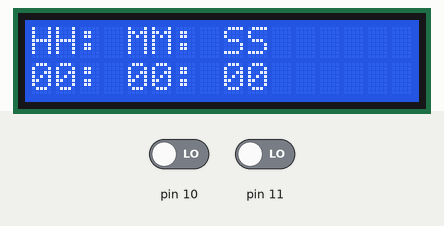
Bench run of a sketch on a simulated Arduino Uno, built with avr-gcc and run on an emulated ATmega328P. On the bench: 16×2 character LCD. The test bench sets the inputs (shaded band); at power-on: pin 10 LOW, pin 11 LOW. What the sketch prints to the serial monitor is not drawn.

Above: at 1.2 s.
1.3 s: pin 10 driven HIGH
At 2.4 s:
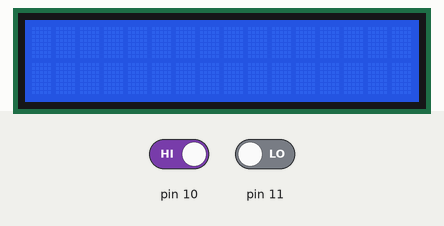
4.3 s: pin 10 driven LOW
5.8 s: pin 10 driven HIGH
At 6.5 s:
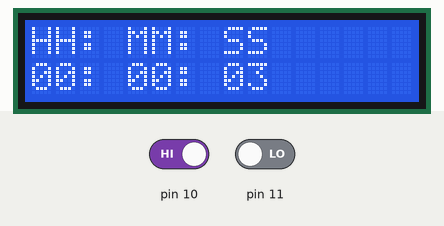
Timing chart, 0 to 8.8 s (numbered marks = the images above; inputs shaded):
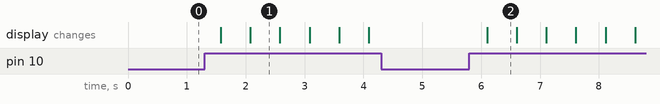

Measured:
- after the input at 1.3 s, the display: first changes after 0.27 s (image 1 shows a later state)
- after the input at 4.3 s, every drawn part: stays the same
- after the input at 5.8 s, the display: changes after 0.30 s (image 2)
- what the display in image 1 shows lasts 0.5 s, from 2.1 s to 2.6 s

The sketch:

code.ino
```cpp
#include <LiquidCrystal.h>

#define D4 4
#define D5 5
#define D6 6
#define D7 7
#define E 8
#define RS 9

LiquidCrystal LCD(RS, E, D4, D5, D6, D7);
int power=0;
int buttonState=0;
int buttonState2=0;
int seconds=0;
int minutes=0;
int hours=0;
void setup()
{
  Serial.begin(9600);
  pinMode(10,INPUT);
  pinMode(11,INPUT);
  LCD.begin(16,2);
}

void loop()
{
  buttonState=digitalRead(10);
  buttonState2=digitalRead(11);
  if(buttonState2==HIGH)
  {
    seconds=0;
    minutes=0;
    hours=0;
    power=0;
  }
  if(buttonState == HIGH)
  {
    if(power==0)
    {
     power=1;
    }
    else
    {
     power=0;
    }
    Serial.println(power);
  }
  if(power==1)
  {
    seconds++;
    if(seconds==60)
    {
      seconds=0;
      minutes++;
    }
    if(minutes==60)
    {
     hours++;
     minutes=0;
     seconds=0;
    }
  	LCD.setCursor(0,0);
    LCD.print("HH: MM: SS");
    LCD.setCursor(0,1);
    if(seconds<10 && minutes<10 && hours<10)
    {
     LCD.print("0");
     LCD.print(hours);
     LCD.print(": 0");
     LCD.print(minutes);
     LCD.print(": 0");
     LCD.print(seconds);
    }
    else if(seconds<10 && minutes >=10 && hours<10)
    {
     LCD.print("0");
     LCD.print(hours);
     LCD.print(": ");
     LCD.print(minutes);
     LCD.print(": 0");
     LCD.print(seconds);
    }
    else if(seconds>=10 && minutes <10 && hours<10)
    {
     LCD.print("0");
     LCD.print(hours);
     LCD.print(": 0");
     LCD.print(minutes);
     LCD.print(": ");
     LCD.print(seconds);
    }
    else if(seconds<10 && minutes <10 && hours>=10)
    {
     LCD.print(hours);
     LCD.print(": 0");
     LCD.print(minutes);
     LCD.print(": 0");
     LCD.print(seconds);
    }
    delay(500);
  	LCD.clear();
  }
  else
  {
    LCD.setCursor(0,0);
    LCD.print("HH: MM: SS");
    LCD.setCursor(0,1);
    if(seconds<10 && minutes<10 && hours<10)
    {
     LCD.print("0");
     LCD.print(hours);
     LCD.print(": 0");
     LCD.print(minutes);
     LCD.print(": 0");
     LCD.print(seconds);
    }
    else if(seconds<10 && minutes >=10 && hours<10)
    {
     LCD.print("0");
     LCD.print(hours);
     LCD.print(": ");
     LCD.print(minutes);
     LCD.print(": 0");
     LCD.print(seconds);
    }
    else if(seconds>=10 && minutes <10 && hours<10)
    {
     LCD.print("0");
     LCD.print(hours);
     LCD.print(": 0");
     LCD.print(minutes);
     LCD.print(": ");
     LCD.print(seconds);
    }
    else if(seconds<10 && minutes <10 && hours>=10)
    {
     LCD.print(hours);
     LCD.print(": 0");
     LCD.print(minutes);
     LCD.print(": 0");
     LCD.print(seconds);
    }
  }
  delay(500);
}
```
